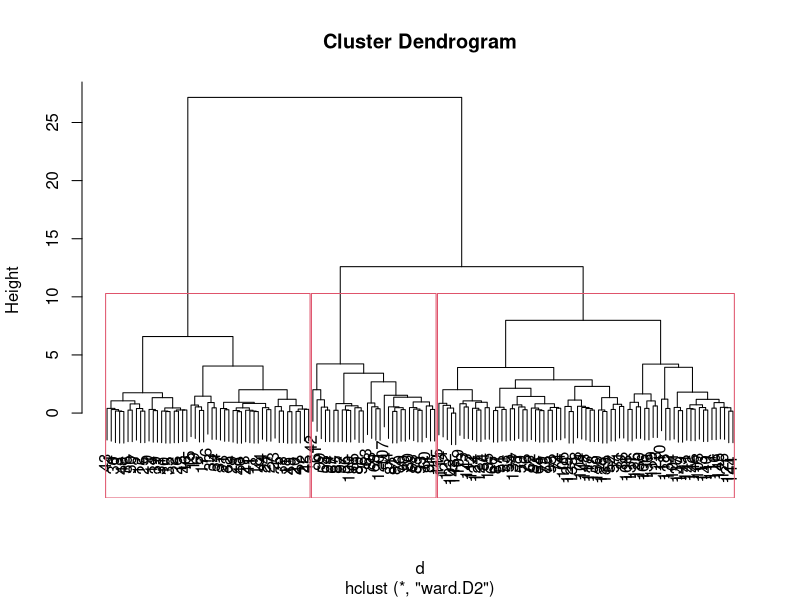

Generate this figure with R:
#Hierarchical clustering 
?iris

dat = iris[, 1:4]

pmatrix = scale(dat)

d = dist(pmatrix)

c = hclust(d, method="ward.D2")

plot(c)

rect.hclust(c, k=3)

groups <- cutree(c, k=3)

table(iris$Species, groups)